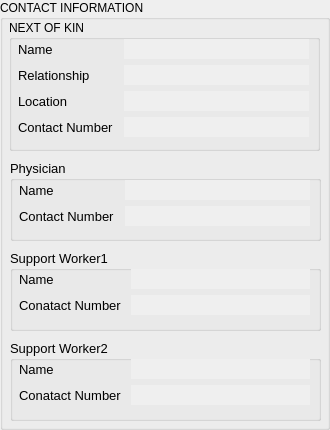
              <widget class="QGroupBox" name="groupBox">
               <property name="sizePolicy">
                <sizepolicy hsizetype="Preferred" vsizetype="Minimum">
                 <horstretch>0</horstretch>
                 <verstretch>0</verstretch>
                </sizepolicy>
               </property>
               <property name="title">
                <string>CONTACT INFORMATION</string>
               </property>
               <widget class="QGroupBox" name="groupBox_4">
                <property name="geometry">
                 <rect>
                  <x>9</x>
                  <y>20</y>
                  <width>311</width>
                  <height>131</height>
                 </rect>
                </property>
                <property name="title">
                 <string>NEXT OF KIN</string>
                </property>
                <widget class="QWidget" name="formLayoutWidget">
                 <property name="geometry">
                  <rect>
                   <x>9</x>
                   <y>19</y>
                   <width>291</width>
                   <height>107</height>
                  </rect>
                 </property>
                 <layout class="QFormLayout" name="formLayout_14">
                  <item row="0" column="0">
                   <widget class="QLabel" name="label_cl_info_nok_name">
                    <property name="minimumSize">
                     <size>
                      <width>100</width>
                      <height>20</height>
                     </size>
                    </property>
                    <property name="font">
                     <font>
                      <pointsize>10</pointsize>
                     </font>
                    </property>
                    <property name="text">
                     <string>Name</string>
                    </property>
                   </widget>
                  </item>
                  <item row="1" column="0">
                   <widget class="QLabel" name="label_cl_info_nok_relationship">
                    <property name="minimumSize">
                     <size>
                      <width>100</width>
                      <height>20</height>
                     </size>
                    </property>
                    <property name="font">
                     <font>
                      <pointsize>10</pointsize>
                     </font>
                    </property>
                    <property name="text">
                     <string>Relationship</string>
                    </property>
                   </widget>
                  </item>
                  <item row="2" column="0">
                   <widget class="QLabel" name="label_cl_info_nok_loc">
                    <property name="minimumSize">
                     <size>
                      <width>100</width>
                      <height>20</height>
                     </size>
                    </property>
                    <property name="font">
                     <font>
                      <pointsize>10</pointsize>
                     </font>
                    </property>
                    <property name="text">
                     <string>Location</string>
                    </property>
                   </widget>
                  </item>
                  <item row="3" column="0">
                   <widget class="QLabel" name="label_cl_info_nok_contatct">
                    <property name="minimumSize">
                     <size>
                      <width>100</width>
                      <height>20</height>
                     </size>
                    </property>
                    <property name="font">
                     <font>
                      <pointsize>10</pointsize>
                     </font>
                    </property>
                    <property name="text">
                     <string>Contact Number </string>
                    </property>
                   </widget>
                  </item>
                  <item row="0" column="1">
                   <widget class="QLabel" name="label_cl_info_nok_name_val">
                    <property name="minimumSize">
                     <size>
                      <width>150</width>
                      <height>0</height>
                     </size>
                    </property>
                    <property name="font">
                     <font>
                      <pointsize>10</pointsize>
                     </font>
                    </property>
                    <property name="autoFillBackground">
                     <bool>true</bool>
                    </property>
                    <property name="text">
                     <string/>
                    </property>
                   </widget>
                  </item>
                  <item row="1" column="1">
                   <widget class="QLabel" name="label_cl_info_nok_relationship_val">
                    <property name="minimumSize">
                     <size>
                      <width>150</width>
                      <height>0</height>
                     </size>
                    </property>
                    <property name="font">
                     <font>
                      <pointsize>10</pointsize>
                     </font>
                    </property>
                    <property name="autoFillBackground">
                     <bool>true</bool>
                    </property>
                    <property name="text">
                     <string/>
                    </property>
                   </widget>
                  </item>
                  <item row="2" column="1">
                   <widget class="QLabel" name="label_cl_info_nok_loc_val">
                    <property name="minimumSize">
                     <size>
                      <width>150</width>
                      <height>0</height>
                     </size>
                    </property>
                    <property name="font">
                     <font>
                      <pointsize>10</pointsize>
                     </font>
                    </property>
                    <property name="autoFillBackground">
                     <bool>true</bool>
                    </property>
                    <property name="text">
                     <string/>
                    </property>
                   </widget>
                  </item>
                  <item row="3" column="1">
                   <widget class="QLabel" name="label_cl_info_nok_contatct_val">
                    <property name="minimumSize">
                     <size>
                      <width>150</width>
                      <height>0</height>
                     </size>
                    </property>
                    <property name="font">
                     <font>
                      <pointsize>10</pointsize>
                     </font>
                    </property>
                    <property name="autoFillBackground">
                     <bool>true</bool>
                    </property>
                    <property name="text">
                     <string/>
                    </property>
                   </widget>
                  </item>
                 </layout>
                </widget>
               </widget>
               <widget class="QGroupBox" name="groupBox_client_info_physician">
                <property name="geometry">
                 <rect>
                  <x>10</x>
                  <y>160</y>
                  <width>311</width>
                  <height>81</height>
                 </rect>
                </property>
                <property name="font">
                 <font>
                  <pointsize>10</pointsize>
                 </font>
                </property>
                <property name="title">
                 <string>Physician</string>
                </property>
                <widget class="QWidget" name="formLayoutWidget_3">
                 <property name="geometry">
                  <rect>
                   <x>9</x>
                   <y>20</y>
                   <width>291</width>
                   <height>53</height>
                  </rect>
                 </property>
                 <layout class="QFormLayout" name="formLayout_15">
                  <item row="0" column="0">
                   <widget class="QLabel" name="label_cl_info_phys_name">
                    <property name="minimumSize">
                     <size>
                      <width>100</width>
                      <height>20</height>
                     </size>
                    </property>
                    <property name="font">
                     <font>
                      <pointsize>10</pointsize>
                     </font>
                    </property>
                    <property name="text">
                     <string>Name</string>
                    </property>
                   </widget>
                  </item>
                  <item row="1" column="0">
                   <widget class="QLabel" name="label_cl_info_phys_contact">
                    <property name="minimumSize">
                     <size>
                      <width>100</width>
                      <height>20</height>
                     </size>
                    </property>
                    <property name="font">
                     <font>
                      <pointsize>10</pointsize>
                     </font>
                    </property>
                    <property name="text">
                     <string>Contact Number </string>
                    </property>
                   </widget>
                  </item>
                  <item row="0" column="1">
                   <widget class="QLabel" name="label_cl_info_phys_name_val">
                    <property name="minimumSize">
                     <size>
                      <width>150</width>
                      <height>20</height>
                     </size>
                    </property>
                    <property name="font">
                     <font>
                      <pointsize>10</pointsize>
                     </font>
                    </property>
                    <property name="autoFillBackground">
                     <bool>true</bool>
                    </property>
                    <property name="text">
                     <string/>
                    </property>
                   </widget>
                  </item>
                  <item row="1" column="1">
                   <widget class="QLabel" name="label_cl_info_phys_contact_val">
                    <property name="minimumSize">
                     <size>
                      <width>150</width>
                      <height>20</height>
                     </size>
                    </property>
                    <property name="font">
                     <font>
                      <pointsize>10</pointsize>
                     </font>
                    </property>
                    <property name="autoFillBackground">
                     <bool>true</bool>
                    </property>
                    <property name="text">
                     <string/>
                    </property>
                   </widget>
                  </item>
                 </layout>
                </widget>
               </widget>
               <widget class="QGroupBox" name="groupBox_cl_info_MSD">
                <property name="geometry">
                 <rect>
                  <x>10</x>
                  <y>250</y>
                  <width>311</width>
                  <height>81</height>
                 </rect>
                </property>
                <property name="font">
                 <font>
                  <pointsize>10</pointsize>
                 </font>
                </property>
                <property name="title">
                 <string>Support Worker1</string>
                </property>
                <widget class="QWidget" name="formLayoutWidget_4">
                 <property name="geometry">
                  <rect>
                   <x>9</x>
                   <y>19</y>
                   <width>291</width>
                   <height>53</height>
                  </rect>
                 </property>
                 <layout class="QFormLayout" name="formLayout_16">
                  <item row="0" column="0">
                   <widget class="QLabel" name="label_cl_info_Supporter_name">
                    <property name="minimumSize">
                     <size>
                      <width>100</width>
                      <height>20</height>
                     </size>
                    </property>
                    <property name="font">
                     <font>
                      <pointsize>10</pointsize>
                     </font>
                    </property>
                    <property name="text">
                     <string>Name</string>
                    </property>
                   </widget>
                  </item>
                  <item row="1" column="0">
                   <widget class="QLabel" name="label_cl_info_Supporter_contact">
                    <property name="minimumSize">
                     <size>
                      <width>100</width>
                      <height>20</height>
                     </size>
                    </property>
                    <property name="font">
                     <font>
                      <pointsize>10</pointsize>
                     </font>
                    </property>
                    <property name="text">
                     <string>Conatact Number </string>
                    </property>
                   </widget>
                  </item>
                  <item row="0" column="1">
                   <widget class="QLabel" name="label_cl_info_Supporter_name_val">
                    <property name="minimumSize">
                     <size>
                      <width>150</width>
                      <height>20</height>
                     </size>
                    </property>
                    <property name="font">
                     <font>
                      <pointsize>10</pointsize>
                     </font>
                    </property>
                    <property name="autoFillBackground">
                     <bool>true</bool>
                    </property>
                    <property name="text">
                     <string/>
                    </property>
                   </widget>
                  </item>
                  <item row="1" column="1">
                   <widget class="QLabel" name="label_cl_info_Supporter_contact_val">
                    <property name="minimumSize">
                     <size>
                      <width>150</width>
                      <height>20</height>
                     </size>
                    </property>
                    <property name="font">
                     <font>
                      <pointsize>10</pointsize>
                     </font>
                    </property>
                    <property name="autoFillBackground">
                     <bool>true</bool>
                    </property>
                    <property name="text">
                     <string/>
                    </property>
                   </widget>
                  </item>
                 </layout>
                </widget>
               </widget>
               <widget class="QGroupBox" name="groupBox_cl_info_MSD_2">
                <property name="geometry">
                 <rect>
                  <x>10</x>
                  <y>340</y>
                  <width>311</width>
                  <height>81</height>
                 </rect>
                </property>
                <property name="font">
                 <font>
                  <pointsize>10</pointsize>
                 </font>
                </property>
                <property name="title">
                 <string>Support Worker2</string>
                </property>
                <widget class="QWidget" name="formLayoutWidget_5">
                 <property name="geometry">
                  <rect>
                   <x>9</x>
                   <y>19</y>
                   <width>291</width>
                   <height>49</height>
                  </rect>
                 </property>
                 <layout class="QFormLayout" name="formLayout_18">
                  <item row="0" column="0">
                   <widget class="QLabel" name="label_cl_info_Supporter2_name">
                    <property name="minimumSize">
                     <size>
                      <width>100</width>
                      <height>20</height>
                     </size>
                    </property>
                    <property name="font">
                     <font>
                      <pointsize>10</pointsize>
                     </font>
                    </property>
                    <property name="text">
                     <string>Name</string>
                    </property>
                   </widget>
                  </item>
                  <item row="0" column="1">
                   <widget class="QLabel" name="label_cl_info_Supporter2_name_val">
                    <property name="minimumSize">
                     <size>
                      <width>150</width>
                      <height>20</height>
                     </size>
                    </property>
                    <property name="font">
                     <font>
                      <pointsize>10</pointsize>
                     </font>
                    </property>
                    <property name="autoFillBackground">
                     <bool>true</bool>
                    </property>
                    <property name="text">
                     <string/>
                    </property>
                   </widget>
                  </item>
                  <item row="1" column="0">
                   <widget class="QLabel" name="label_cl_info_Supporter2_contact">
                    <property name="sizePolicy">
                     <sizepolicy hsizetype="Minimum" vsizetype="Fixed">
                      <horstretch>0</horstretch>
                      <verstretch>0</verstretch>
                     </sizepolicy>
                    </property>
                    <property name="minimumSize">
                     <size>
                      <width>100</width>
                      <height>20</height>
                     </size>
                    </property>
                    <property name="font">
                     <font>
                      <pointsize>10</pointsize>
                     </font>
                    </property>
                    <property name="text">
                     <string>Conatact Number </string>
                    </property>
                   </widget>
                  </item>
                  <item row="1" column="1">
                   <widget class="QLabel" name="label_cl_info_Supporter2_contact_val">
                    <property name="minimumSize">
                     <size>
                      <width>150</width>
                      <height>20</height>
                     </size>
                    </property>
                    <property name="font">
                     <font>
                      <pointsize>10</pointsize>
                     </font>
                    </property>
                    <property name="autoFillBackground">
                     <bool>true</bool>
                    </property>
                    <property name="text">
                     <string/>
                    </property>
                   </widget>
                  </item>
                 </layout>
                </widget>
               </widget>
              </widget>
